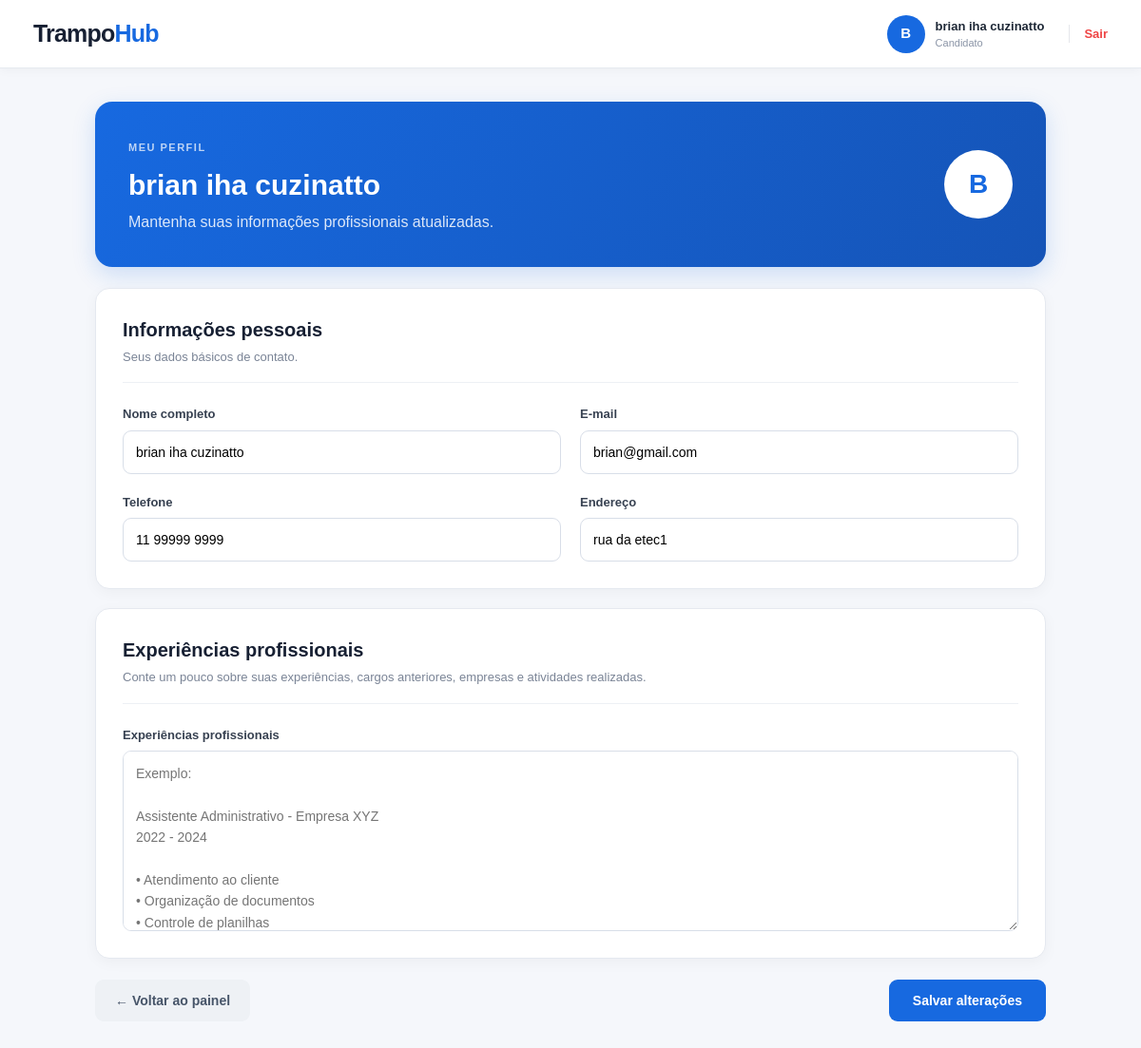
The page /candidato/perfil (signed in) on the database as committed earlier.
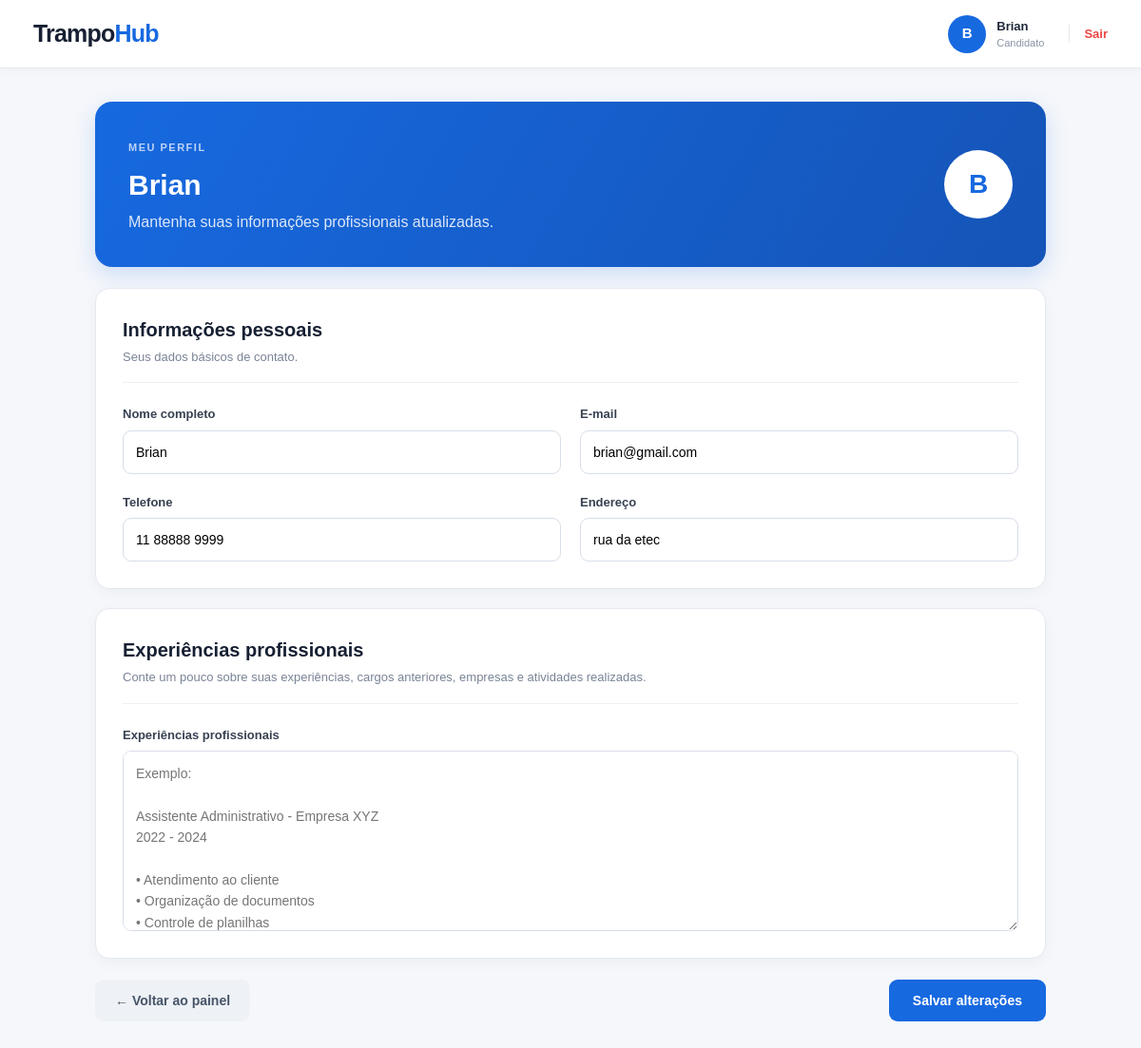
The same page on the database as committed later.
### models.py (models this page shows)
class Usuario(Base):
    __tablename__ = "usuarios"
    id = Column(Integer, primary_key=True, autoincrement=True)
    tipo = Column(String(20), nullable=False)  # "candidato" ou "empresa"
    nome = Column(String(150), nullable=False)
    email = Column(String(150), unique=True, nullable=False)
    telefone = Column(String(30))
    endereco = Column(String(200))
    senha = Column(String(255), nullable=False)
    experiencias = Column(Text)
    cnpj = Column(String(20))
    area = Column(String(100))
    descricao = Column(Text)
    vagas = relationship(
        "Vaga",
        back_populates="empresa",
        cascade="all, delete-orphan",
    )
    candidaturas = relationship(
        "Candidatura",
        back_populates="candidato",
        cascade="all, delete-orphan",
    )

### routes.py (the view, shortened to what this page needs)
@bp.route("/candidato/perfil", methods=["GET", "POST"])
def meu_perfil():
    usuario = exigir_login()
    if not usuario:
        return redirect(url_for("routes.login", tipo="candidato"))
    if usuario.tipo != "candidato":
        return redirect(url_for("routes.empresa"))
    db = get_db()
    erro = None
    sucesso = None
    return render_template(
        "meu_perfil.html",
        candidato=usuario,
        erro=erro,
        sucesso=sucesso,
    )

### database.py (called while the page is built)
def get_db():
    if "db" not in g:
        g.db = SessionLocal()
    return g.db

### routes.py (called while the page is built)
def usuario_logado():
    usuario_id = session.get("usuario_id")
    if usuario_id is None:
        return None
    return get_db().get(Usuario, usuario_id)

def exigir_login():
    return usuario_logado()

### templates/meu_perfil.html (shortened to what the changed rows need)
<!DOCTYPE html>
<html lang="pt-BR">
<head>
    <link
        rel="stylesheet"
        href="{{ url_for('static', filename='style.css') }}"
    >
</head>
<body>
<header class="topbar">
    <div class="topbar-content">
        <div class="user-menu">
            <div class="user-avatar">
                {{ candidato.nome[0]|upper }}
            </div>
            <div class="user-info">
                <strong>
                    {{ candidato.nome }}
                </strong>
                <span>
                    Candidato
                </span>
            </div>
            <a
                href="{{ url_for('routes.logout') }}"
                class="logout-link"
            >
                Sair
            </a>
        </div>
    </div>
</header>
<main class="perfil-container">
    <section class="perfil-header">
        <div>
            <span class="perfil-label">
                MEU PERFIL
            </span>
            <h1>
                {{ candidato.nome }}
            </h1>
            <p>
                Mantenha suas informações profissionais atualizadas.
            </p>
        </div>
        <div class="perfil-avatar">
            {{ candidato.nome[0]|upper }}
        </div>
    </section>
    <form
        method="POST"
        action="{{ url_for('routes.meu_perfil') }}"
    >
        <section class="perfil-section">
            <div class="section-title">
                <h2>
                    Informações pessoais
                </h2>
            </div>
            <div class="perfil-grid">
                <div class="campo">
                    <label for="nome">
                        Nome completo
                    </label>
                    <input
                        type="text"
                        id="nome"
                        name="nome"
                        value="{{ candidato.nome }}"
                        required
                    >
                </div>
                <div class="campo">
                    <label for="email">
                        E-mail
                    </label>
                    <input
                        type="email"
                        id="email"
                        name="email"
                        value="{{ candidato.email }}"
                        required
                    >
                </div>
                <div class="campo">
                    <label for="telefone">
                        Telefone
                    </label>
                    <input
                        type="text"
                        id="telefone"
                        name="telefone"
                        value="{{ candidato.telefone }}"
                        required
                    >
                </div>
                <div class="campo">
                    <label for="endereco">
                        Endereço
                    </label>
                    <input
                        type="text"
                        id="endereco"
                        name="endereco"
                        value="{{ candidato.endereco }}"
                        required
                    >
                </div>
            </div>
        </section>
        <section class="perfil-section">
            <div class="section-title">
                <h2>
                    Experiências profissionais
                </h2>
            </div>
        </section>
    </form>
</main>
</body>
</html>

Rows that differ between the two databases and show on the page:
changed Usuario "brian@gmail.com": nome "brian iha cuzinatto" → "Brian"; telefone "11 99999 9999" → "11 88888 9999"; endereco "rua da etec1" → "rua da etec"
